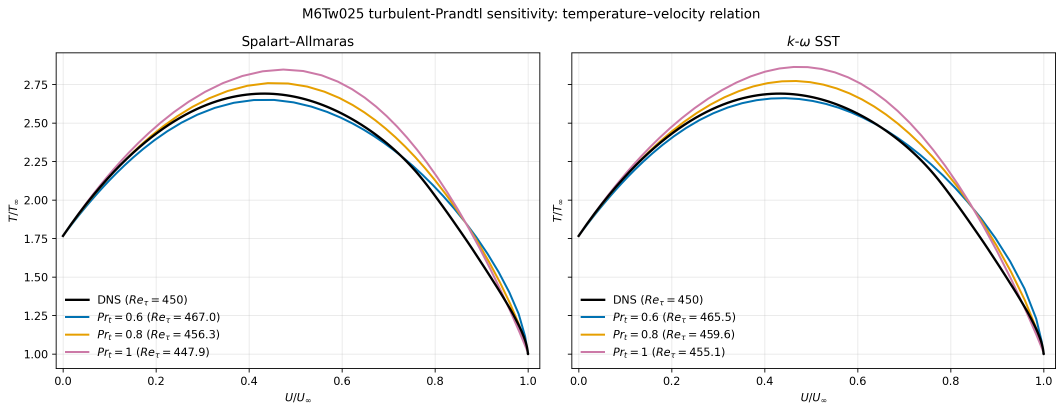
#> input picture thesis/06_Eval_Methodology/06_Figures/thermal_BL_profile_Prt_source/original_export.png, 3189 x 1232 px (shown at 1/3 size)
$ python restore_typography.py
#> lines starting #> are read from the running program, lines starting #| are printed output that depends on the picture; after the words box and inside, x2 and y2 are one past the last pixel; in counts of white or black regions, pixels touching at a corner belong together
#!/usr/bin/env python3
"""Restore legible typography while preserving the archived plot's curve pixels.

This is a graphic reconstruction, not a replot from numerical data. The source
is the original high-resolution PNG embedded in slide 21 of Weekly 260803.pptx.
The Pr_t sensitivity study's plotting script and raw profile data were not
located. All curve pixels are retained; only the old legend regions (which do
not intersect the curves) are replaced by the matching background grid.

Run: python3 restore_typography.py
Dependencies: numpy, Pillow, matplotlib. Outputs are next to this directory.
"""
from pathlib import Path
import hashlib
import json

import matplotlib
matplotlib.use("Agg")
import matplotlib.pyplot as plt
from matplotlib.lines import Line2D
from matplotlib.ticker import FormatStrFormatter
from PIL import Image
import numpy as np

HERE = Path(__file__).resolve().parent
OUTPUT = HERE.parent / "thermal_BL_profile_Prt"
SOURCE = HERE / "original_export.png"
EXPECTED_SHA256 = "9708da54cd3e973f5ca2d962801fb3143dac98e87d9ea43852aa47e65a63a297"
assert hashlib.sha256(SOURCE.read_bytes()).hexdigest() == EXPECTED_SHA256
source = np.asarray(Image.open(SOURCE).convert("RGB"))
#> source is the input picture: shape (1232, 3189, 3); mean R, G, B 246.6, 246.4, 246.2

# Original panel frames and tick-centre geometry, measured in export pixels.
# The image artist maps original pixel centres back into the original axes.
# At y=1062: T/T_inf=1.0; at y=253: T/T_inf=2.75.
y0, y1 = 160, 1104
pixel_y = lambda y: 1.0 + (1062.0 - y) * 1.75 / 809.0
panels = [
    dict(model="Spalart–Allmaras", x0=170, x1=1618, tick0=189, tick1=1584,
         mask=(180, 690, 865, 1085), blank_column=710,
         retau=[467.0, 456.3, 447.9], pos=(0.125, 0.17, 0.39, 0.73)),
    dict(model=r"$k$–$\omega$ SST", x0=1717, x1=3165, tick0=1736, tick1=3131,
         mask=(1728, 2240, 865, 1085), blank_column=2260,
         retau=[465.5, 459.6, 455.1], pos=(0.59, 0.17, 0.39, 0.73)),
]
colors = ["black", "#0072b2", "#e69f00", "#cc79a7"]
# Requested reduction from the previous 11/12 pt typography.
FONT_SCALE = 0.70
TEXT_FONT_PT = round(11 * FONT_SCALE, 2)
TITLE_FONT_PT = round(12 * FONT_SCALE, 2)
plt.rcParams.update({
    "font.family": "DejaVu Sans", "font.size": TEXT_FONT_PT,
    "axes.titlesize": TITLE_FONT_PT, "axes.labelsize": TEXT_FONT_PT,
    "xtick.labelsize": TEXT_FONT_PT, "ytick.labelsize": TEXT_FONT_PT,
    "legend.fontsize": TEXT_FONT_PT, "pdf.fonttype": 42,
    "axes.linewidth": 0.7, "xtick.major.width": 0.7, "ytick.major.width": 0.7,
})
fig = plt.figure(figsize=(170 / 25.4, 75 / 25.4), facecolor="white")
audit = []
for index, p in enumerate(panels):
    restored = source.copy()
    mx0, mx1, my0, my1 = p["mask"]
    # These strips are outside all curves and labels. Combining their gray
    # levels reconstructs the existing white background and grid intersections.
    # No data curve lies inside these original legend rectangles.
    background_row = source[1090, mx0:mx1]
    background_col = source[my0:my1, p["blank_column"]]
    replacement = np.minimum(background_col[:, None, :], background_row[None, :, :])
    restored[my0:my1, mx0:mx1] = replacement
    changed = np.any(restored != source, axis=2)
    outside = changed.copy()
    outside[my0:my1, mx0:mx1] = False
    assert not outside.any(), "Pixels outside the old legend must remain exact."
    crop = restored[y0:y1, p["x0"]:p["x1"]]
    xcoord = lambda x: (x - p["tick0"]) / (p["tick1"] - p["tick0"])
    extent = (xcoord(p["x0"] - .5), xcoord(p["x1"] - .5),
              pixel_y(y1 - .5), pixel_y(y0 - .5))
    ax = fig.add_axes(p["pos"])
    ax.imshow(crop, extent=extent, origin="upper", interpolation="none", aspect="auto", zorder=0)
    ax.set_xlim(extent[:2]); ax.set_ylim(extent[2:])
    ax.set_xticks(np.arange(0, 1.01, .2)); ax.set_yticks(np.arange(1.0, 2.76, .25))
    ax.xaxis.set_major_formatter(FormatStrFormatter("%.1f"))
    ax.yaxis.set_major_formatter(FormatStrFormatter("%.2f"))
    ax.tick_params(axis="both", pad=3, length=3)
    ax.set_xlabel(r"$U/U_\infty$", labelpad=4)
    if index == 0:
        ax.set_ylabel(r"$T/T_\infty$", labelpad=4)
    else:
        ax.tick_params(axis="y", labelleft=False)
    ax.set_title(p["model"], pad=6)
    labels = [r"DNS ($Re_\tau=450$)"] + [
        rf"$Pr_t={prt:g}$ ($Re_\tau={retau:.1f}$)"
        for prt, retau in zip((.6, .8, 1.), p["retau"])
    ]
    handles = [Line2D([], [], color=c, lw=1.5) for c in colors]
    legend = ax.legend(handles, labels, loc="lower left", bbox_to_anchor=(.02, .01),
                       frameon=False, borderpad=0, borderaxespad=0,
                       handlelength=1.35, handletextpad=.5, labelspacing=.24)
    audit.append({"model": p["model"], "original_crop_xyxy": [p["x0"], y0, p["x1"], y1],
                  "old_legend_replaced_xyxy": [mx0, my0, mx1, my1],
                  "pixels_changed_outside_legend": int(outside.sum()),
                  "retau": p["retau"], "legend_base_font_pt": TEXT_FONT_PT})
#> this loop made 2 passes
#> pass 1, `replacement = np.minimum(background_col[:, None, :], background_row[No..`:
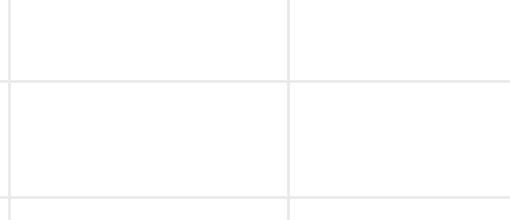
#> replacement: shape (220, 510, 3); min 233, max 255, mean 254.2
#> pass 1, `changed = np.any(restored != source, axis=2)`:
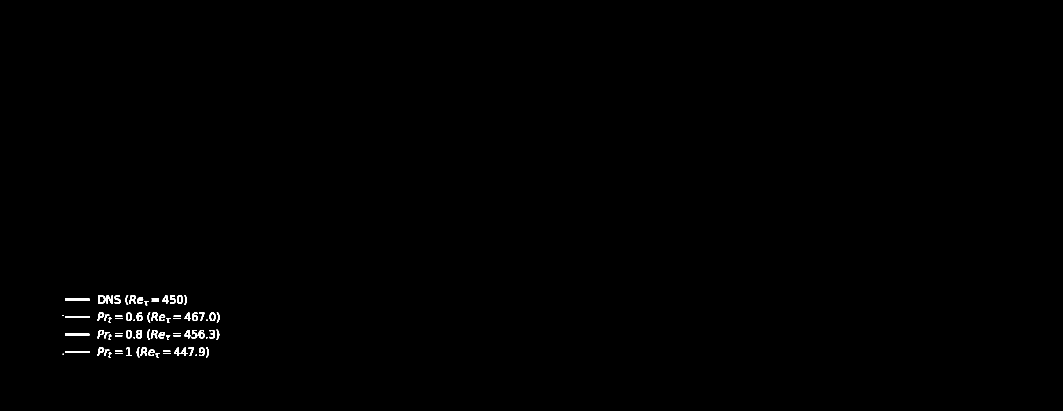
#> changed: shape (1232, 3189) bool (shown at 1/3 size); 0.31% white; 77 white regions (7 under 20 px), largest, box (x1, y1, x2, y2) and area: (195, 896, 269, 903) 518, (195, 948, 268, 954) 438, (195, 1001, 268, 1007) 438
#> pass 1, `crop = restored[y0:y1, p["x0"]:p["x1"]]`:
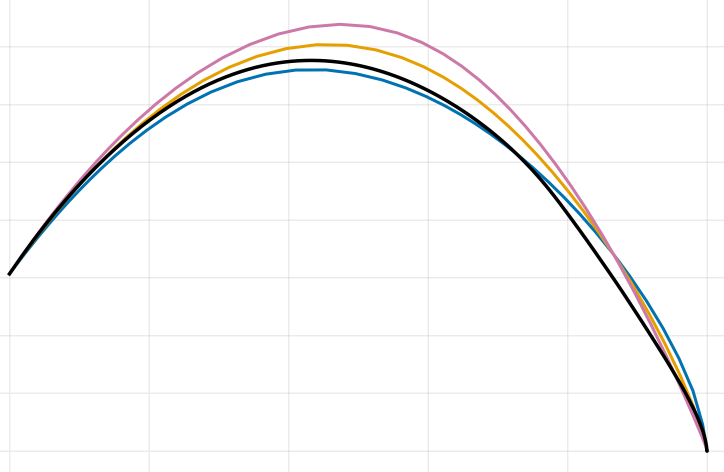
#> crop: shape (944, 1448, 3) (shown at 1/2 size); mean R, G, B 249.4, 249.1, 248.9
#> after the loop: outside: shape (1232, 3189) bool; every value is 0
#> after the loop, audit = 2 items
fig.canvas.draw()
renderer = fig.canvas.get_renderer()
for text in fig.findobj(matplotlib.text.Text):
    if not text.get_visible() or not text.get_text():
        continue
    bounds = text.get_window_extent(renderer)
    assert bounds.x0 >= -0.1 and bounds.y0 >= -0.1, (text.get_text(), bounds)
    assert bounds.x1 <= fig.bbox.x1 + 0.1 and bounds.y1 <= fig.bbox.y1 + 0.1, (text.get_text(), bounds)
for ext in ("pdf", "png"):
    options = {"dpi": 300} if ext == "png" else {}
    fig.savefig(OUTPUT.with_suffix('.' + ext), **options)
#> this loop made 2 passes
#> pass 1, `fig.savefig(OUTPUT.with_suffix('.' + ext), **options)`:
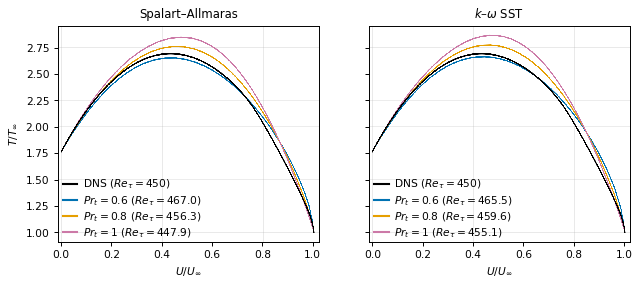
#> figure drawn by matplotlib, 2 panels
plt.close(fig)
manifest = {
    "method": "Typography restoration using unchanged raster curves; not a numerical-data replot",
    "source_presentation": "/mnt/c/Users/MichaelGnadlinger/OneDrive - Hypersonica/Hypersonica Team - Documents/02 Technical/03 Flight physics/16 Theses/2026/01 Gnadl/Docs_and_Presentations/Weekly 260803.pptx",
    "source_slide": 21, "source_zip_member": "ppt/media/image13.png",
    "source_png_sha256": EXPECTED_SHA256, "source_size_pixels": [3189, 1232],
    "preserved_previous_manuscript_png_sha256": hashlib.sha256((HERE / "previous_manuscript.png").read_bytes()).hexdigest(),
    "raw_data_status": "Original Pr_t=0.6/0.8/1.0 plotting script and profile data not located in accessible WSL/Windows sources; no curves digitized, refitted or substituted.",
    "output_width_mm": 170, "output_height_mm": 75,
    "font_points": {"axis_labels": TEXT_FONT_PT, "tick_labels": TEXT_FONT_PT, "legend": TEXT_FONT_PT, "panel_titles": TITLE_FONT_PT},
    "font_revision": "User-requested 30% reduction from the previous 11 pt text / 12 pt titles; figure dimensions and curves unchanged.",
    "math_note": "Math subscripts retain conventional smaller size.",
    "panels": audit,
}
(HERE / "provenance.json").write_text(json.dumps(manifest, indent=2) + "\n")
print(f"Saved {OUTPUT.with_suffix('.pdf')} and PNG; ordinary labels {TEXT_FONT_PT:g} pt and titles {TITLE_FONT_PT:g} pt at 170 mm.")
